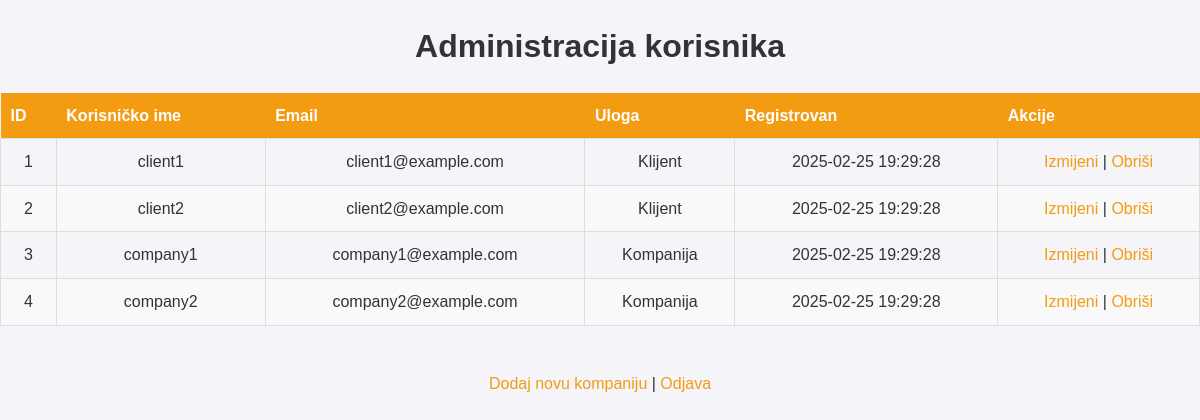
The page /admin_users.php (signed in) on the database its author committed.
### tables this page shows
CREATE TABLE users (
    id INT AUTO_INCREMENT PRIMARY KEY,
    username VARCHAR(50) NOT NULL UNIQUE,
    email VARCHAR(100) NOT NULL UNIQUE,
    password VARCHAR(255) NOT NULL,
    role ENUM('klijent', 'kompanija') NOT NULL DEFAULT 'klijent',
    created_at DATETIME DEFAULT CURRENT_TIMESTAMP
);

### admin_users.php (the view, shortened to what this page needs)
<?php
require_once 'db/db_connection.php';
$sql = "SELECT id, username, email, role, created_at FROM users ORDER BY created_at DESC";
$result = $conn->query($sql);
?>
<!DOCTYPE html>
<html lang="en">
<head>
    <link rel="stylesheet" href="css/style.css">
</head>
<body>
    <h1>Administracija korisnika</h1>
    <table>
        <thead>
            <tr>
                <th>ID</th>
                <th>Korisničko ime</th>
                <th>Email</th>
                <th>Uloga</th>
                <th>Registrovan</th>
                <th>Akcije</th>
            </tr>
        </thead>
        <tbody>
            <?php while ($user = $result->fetch_assoc()): ?>
                <tr>
                    <td><?php echo $user['id']; ?></td>
                    <td><?php echo htmlspecialchars($user['username']); ?></td>
                    <td><?php echo htmlspecialchars($user['email']); ?></td>
                    <td><?php echo ucfirst($user['role']); ?></td>
                    <td><?php echo $user['created_at']; ?></td>
                    <td>
                        <a href="edit_user.php?id=<?php echo $user['id']; ?>">Izmijeni</a> |
                        <a href="admin_users.php?delete_user=<?php echo $user['id']; ?>" onclick="return confirm('Da li ste sigurni da želite obrisati ovog korisnika?');">Obriši</a>
                    </td>
                </tr>
            <?php endwhile; ?>
        </tbody>
    </table>
    <br>
    <div style="text-align: center;">
        <a href="admin_add_company.php">Dodaj novu kompaniju</a> | <a href="logout.php">Odjava</a>
    </div>
</body>
</html>

### css/style.css (style rules this page uses)
:root { --primary-color: #f39c12; --hover-color: #d88507; --secondary-color: #333333; --bg-light: #f4f4f9; --font-family: Arial, sans-serif; }
body { margin: 0; padding: 0; font-family: var(--font-family); background-color: var(--bg-light); color: var(--secondary-color); line-height: 1.6; }
h1, h2, h3 { text-align: center; margin-bottom: 20px; }
a { text-decoration: none; color: var(--primary-color); transition: color 0.3s ease; }
table { width: 100%; border-collapse: collapse; margin: 20px 0; }
thead th { background: var(--primary-color); color: #fff; padding: 10px; text-align: left; }
tbody td { border: 1px solid #ddd; padding: 10px; text-align: center; }
tbody tr:nth-child(even) { background: #f9f9f9; }

### rows shown on the page
users: id "1", username "client1", email "client1@example.com", role "Klijent", created_at "2025-02-25 19:29:28"
users: id "2", username "client2", email "client2@example.com", role "Klijent", created_at "2025-02-25 19:29:28"
users: id "3", username "company1", email "company1@example.com", role "Kompanija", created_at "2025-02-25 19:29:28"
users: id "4", username "company2", email "company2@example.com", role "Kompanija", created_at "2025-02-25 19:29:28"
